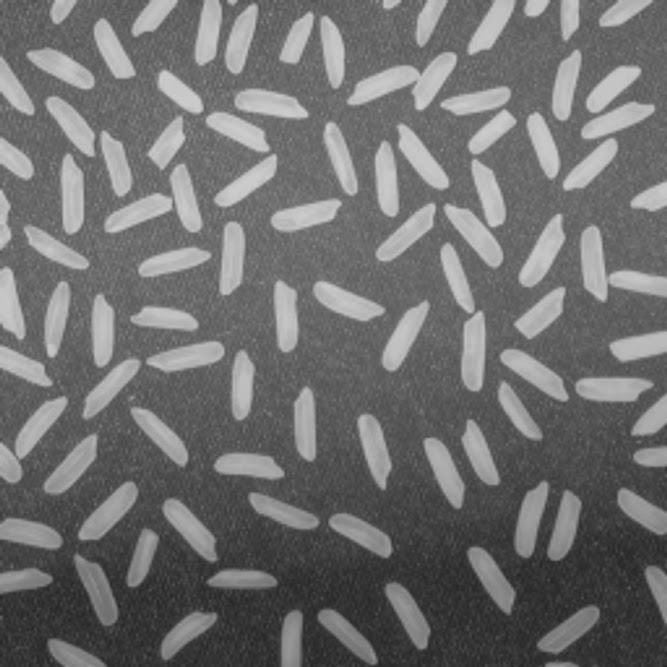
#> input picture grain-counter/images/rices.jpg, 667 x 667 px
$ python main.py
#> lines starting #> are read from the running program, lines starting #| are printed output that depends on the picture; after the words box and inside, x2 and y2 are one past the last pixel; in counts of white or black regions, pixels touching at a corner belong together
###############################################################################
# Contagem de grãos em uma imagem.                                            #
# Disciplina: TEC434 - Computação Visual                                      #
# Professor: Cláudio Eduardo Goes                                             #
# Dupla: Allan Capistrano e João Erick Barbosa                                #
###############################################################################

import cv2
from pathlib import Path

from imutils import grab_contours

caminhoImagem = Path('images/rices.jpg')

image_rgb = cv2.imread(str(caminhoImagem))
#> image_rgb is the input picture: shape (667, 667, 3); min 36, max 208, mean 111.3
image = cv2.imread(str(caminhoImagem), cv2.IMREAD_GRAYSCALE)
#> image: shape (667, 667); min 36, max 208, mean 111.3

img_normalized = cv2.normalize(image,None,0, 255, cv2.NORM_MINMAX)
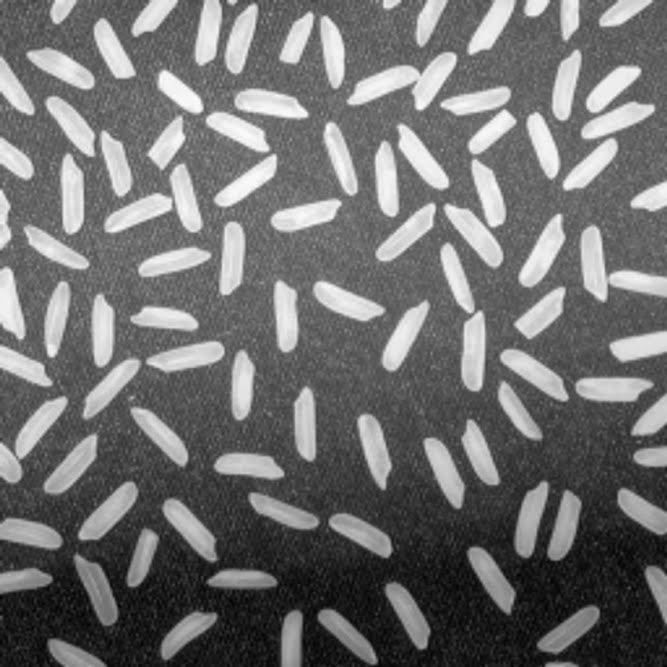
#> img_normalized: shape (667, 667); min 0, max 255, mean 111.6
low_pass = cv2.GaussianBlur(img_normalized, (7,7), 0, 0)
threshold = cv2.adaptiveThreshold(
    low_pass, 255, cv2.ADAPTIVE_THRESH_MEAN_C, cv2.THRESH_BINARY, 45, -3
)
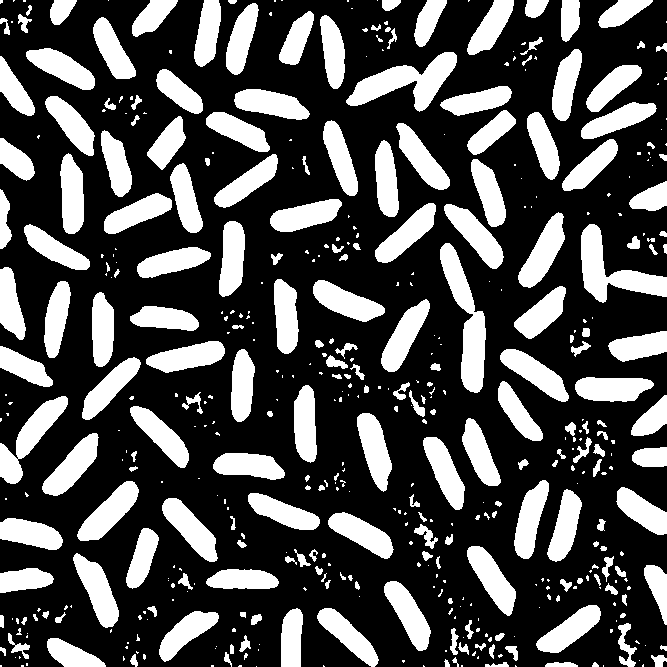
#> threshold: shape (667, 667); 30.3% white; 486 white regions (262 under 20 px), largest, box (x1, y1, x2, y2) and area: (440, 243, 486, 393) 2873, (346, 52, 457, 112) 2782, (581, 224, 667, 303) 2641

cross_element = cv2.getStructuringElement(cv2.MORPH_CROSS, (15, 15))
elipse_element = cv2.getStructuringElement(cv2.MORPH_ELLIPSE, (5, 5))

erode = cv2.morphologyEx(threshold, cv2.MORPH_ERODE, cross_element)
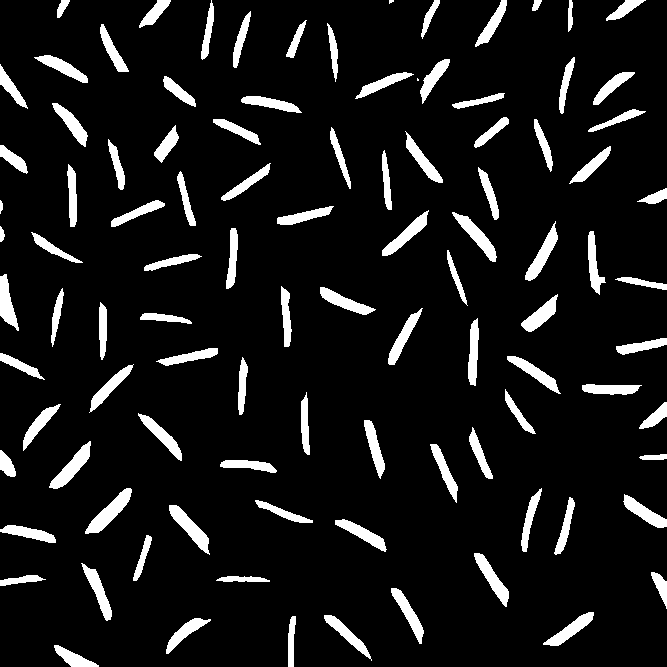
#> erode: shape (667, 667); 9.3% white; 101 white regions (2 under 20 px), largest, box (x1, y1, x2, y2) and area: (85, 488, 132, 534) 750, (169, 505, 210, 555) 685, (49, 441, 91, 489) 678
dilate = cv2.morphologyEx(erode, cv2.MORPH_DILATE, elipse_element)
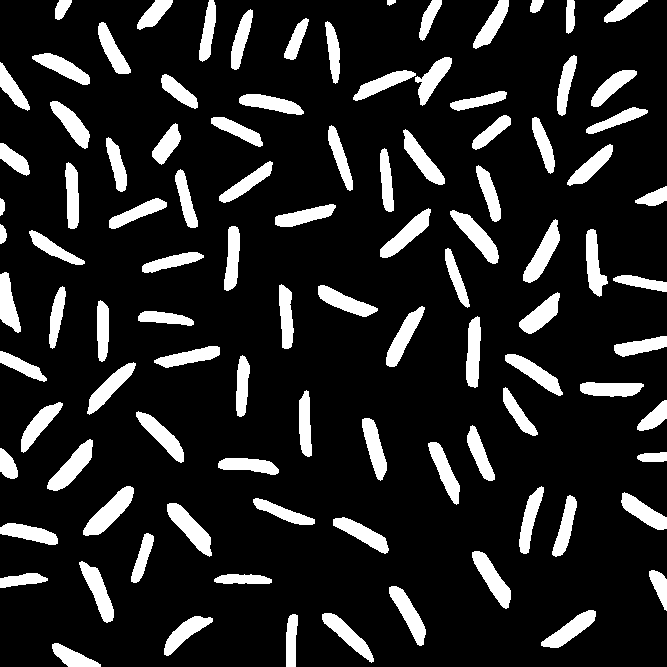
#> dilate: shape (667, 667); 14.7% white; 100 white regions

cnts = cv2.findContours(dilate, cv2.RETR_EXTERNAL, cv2.CHAIN_APPROX_SIMPLE)
#> cnts = 100 contours; largest, box (x1, y1, x2, y2) and area: (83, 486, 134, 536) 990, (167, 503, 212, 557) 924, (47, 439, 93, 491) 911, (450, 210, 499, 264) 893, (523, 219, 560, 283) 882
cnts = grab_contours(cnts)

count = 0

for c in cnts:
    count += 1

    M = cv2.moments(c)

    cX = int(M["m10"] / M["m00"])
    cY = int(M["m01"] / M["m00"])

    cv2.drawContours(image_rgb, [c], -1, (0, 0, 255), 2)
    cv2.putText(
        image_rgb,
        f"{count}",
        (cX, cY),
        cv2.FONT_HERSHEY_SIMPLEX,
        0.5,
        (255, 0, 0),
        1
    )
#> this loop made 100 passes
#> (cX, cY) on passes 1 to 12: (72, 656), (184, 632), (291, 640), (347, 634), (569, 629), (408, 613), (242, 578), (21, 579), (659, 585), (97, 590), (492, 578), (142, 557)
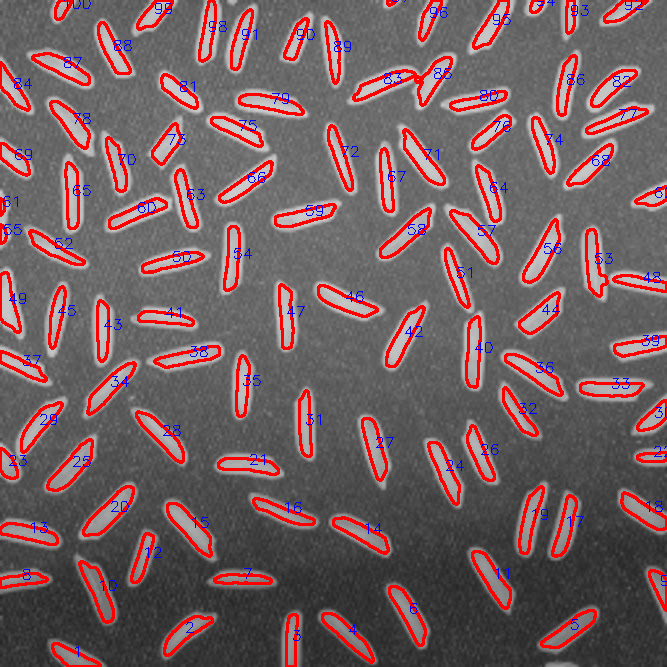
#> image_rgb: shape (667, 667, 3); 10.17% of pixels changed, all inside (x1, y1, x2, y2) = (0, 0, 667, 667)
#> after the loop, count = 100

print(f"Existem {count} arroz na imagem!")
#| Existem 100 arroz na imagem!

cv2.imshow("Contagem", image_rgb)

cv2.waitKey()
cv2.destroyAllWindows()
